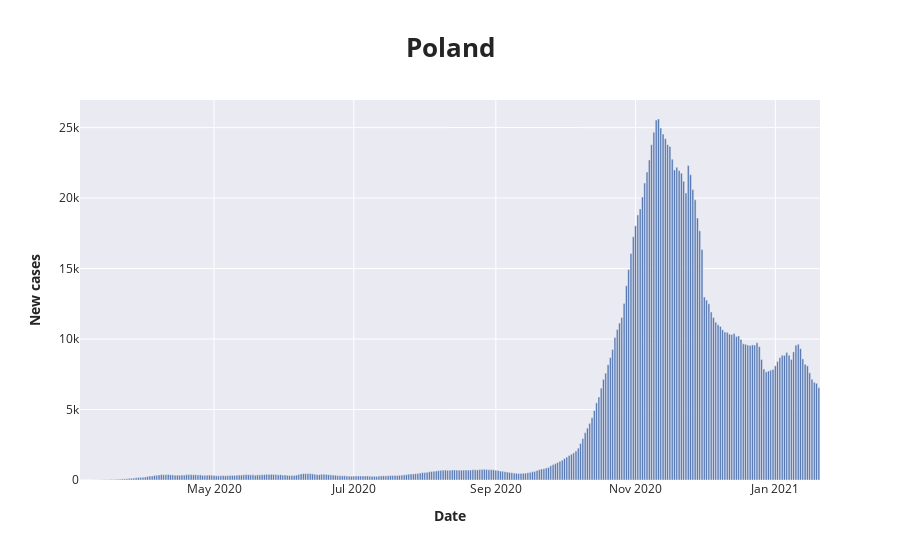
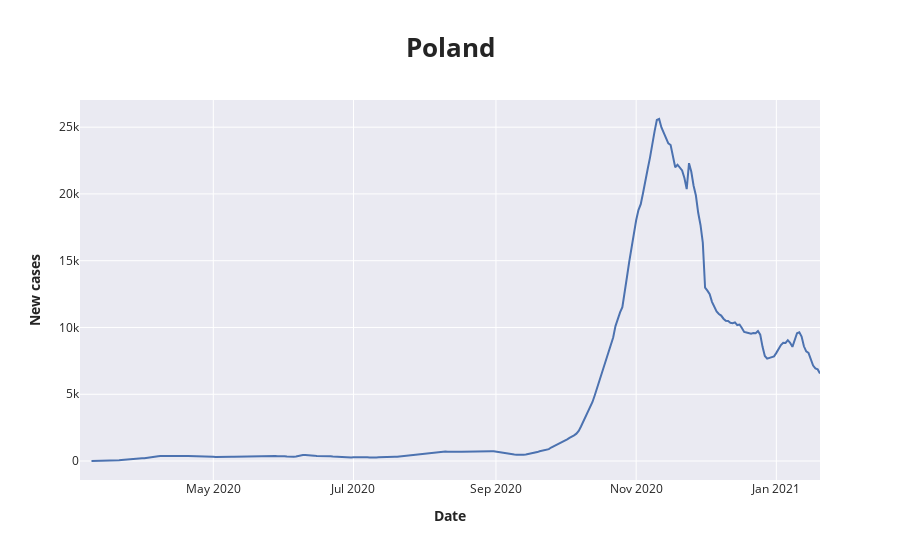
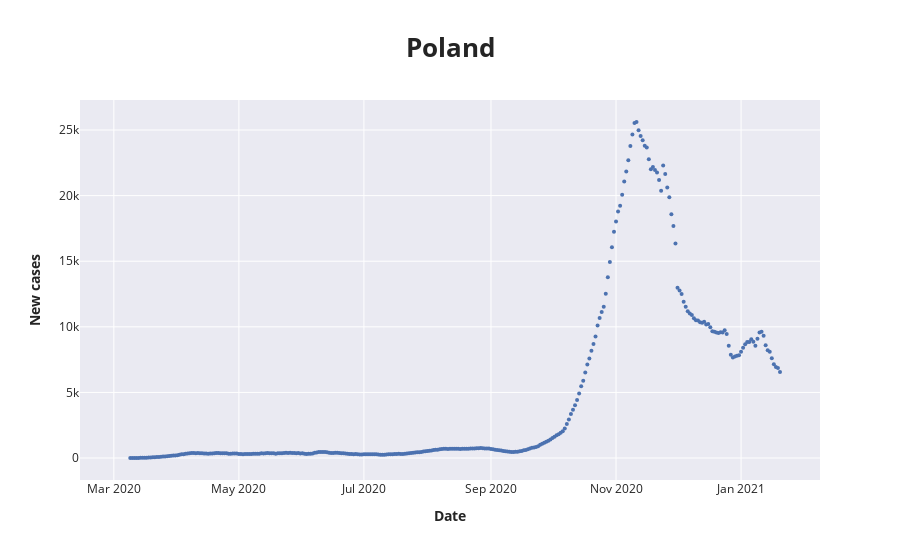

Notebook cell for these charts, in order:
### Code cell
o# Scatter, Line and bar plots for new_cases and new deaths (by country)
variable_visual.variety_plot_wrapper(df_required_countries_masked)

### Figure 1 — Plotly figure (JSON) as saved in the notebook; plotly's stock layout.template omitted (floating-point values rounded to 4 significant figures; data arrays with more than 128 entries replaced by an {"elided": "..."} marker saying what was removed)
{"data": [{"alignmentgroup": "True", "hovertemplate": "<b>Date</b>=%{x}<br><b>New cases</b>=%{y}<extra></extra>", "legendgroup": "", "marker": {"color": "rgb(76,114,176)"}, "name": "", "offsetgroup": "", "orientation": "v", "showlegend": false, "textposition": "auto", "type": "bar", "x": {"elided": "323 str values"}, "xaxis": "x", "y": {"elided": "323 float values"}, "yaxis": "y"}], "layout": {"barmode": "relative", "legend": {"tracegroupgap": 0}, "title": {"text": "<span style=\"font-size: 26px;\"><b>Poland</b></span>", "y": 0.92}, "xaxis": {"anchor": "y", "domain": [0, 1], "title": {"text": "<b>Date</b>"}}, "yaxis": {"anchor": "x", "domain": [0, 1], "title": {"text": "<b>New cases</b>"}}}}

### Figure 2 — Plotly figure (JSON) as saved in the notebook; plotly's stock layout.template omitted (floating-point values rounded to 4 significant figures; data arrays with more than 128 entries replaced by an {"elided": "..."} marker saying what was removed)
{"data": [{"hovertemplate": "<b>Date</b>=%{x}<br><b>New cases</b>=%{y}<extra></extra>", "legendgroup": "", "line": {"color": "rgb(76,114,176)", "dash": "solid"}, "mode": "lines", "name": "", "orientation": "v", "showlegend": false, "type": "scatter", "x": {"elided": "323 str values"}, "xaxis": "x", "y": {"elided": "323 float values"}, "yaxis": "y"}], "layout": {"legend": {"tracegroupgap": 0}, "title": {"text": "<span style=\"font-size: 26px;\"><b>Poland</b></span>", "y": 0.92}, "xaxis": {"anchor": "y", "domain": [0, 1], "title": {"text": "<b>Date</b>"}}, "yaxis": {"anchor": "x", "domain": [0, 1], "title": {"text": "<b>New cases</b>"}}}}

### Figure 3 — Plotly figure (JSON) as saved in the notebook; plotly's stock layout.template omitted (floating-point values rounded to 4 significant figures; data arrays with more than 128 entries replaced by an {"elided": "..."} marker saying what was removed)
{"data": [{"hovertemplate": "<b>Date</b>=%{x}<br><b>New cases</b>=%{y}<extra></extra>", "legendgroup": "", "marker": {"color": "rgb(76,114,176)", "size": 4, "symbol": "circle"}, "mode": "markers", "name": "", "orientation": "v", "showlegend": false, "type": "scatter", "x": {"elided": "323 str values"}, "xaxis": "x", "y": {"elided": "323 float values"}, "yaxis": "y"}], "layout": {"legend": {"tracegroupgap": 0}, "title": {"text": "<span style=\"font-size: 26px;\"><b>Poland</b></span>", "y": 0.92}, "xaxis": {"anchor": "y", "domain": [0, 1], "title": {"text": "<b>Date</b>"}}, "yaxis": {"anchor": "x", "domain": [0, 1], "title": {"text": "<b>New cases</b>"}}}}
